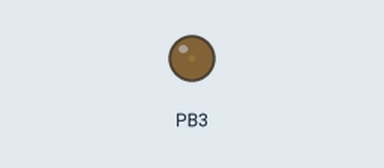
Bench run of a program on a simulated ATmega328P, built with avr-gcc and emulated at 16 MHz. On the bench: output pins drawn as LEDs (lit = HIGH).

Above: at 0.05 s.
At 0.65 s:
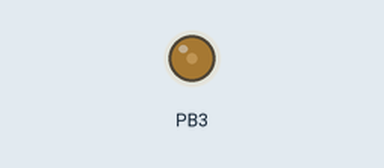
At 1.3 s:
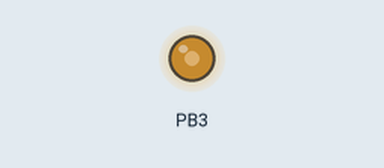
At 2.55 s:
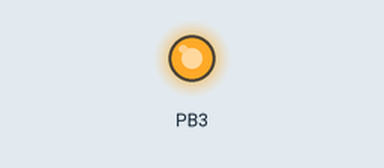
Timing chart, 0 to 5.9 s (numbered marks = the images above):
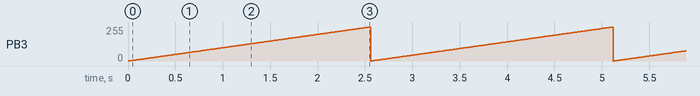

Measured:
- by itself, PB3: ramps from 0/255 to 255/255 and jumps back, once every 2.6 s

The program:

main.cpp
```cpp
/*
 * fast_pwm_led_control.cpp
 *
 * Created: 2024-04-05 오전 10:27:00
 * Author : 2
 */
#define F_CPU 16000000L
#include <avr/io.h>
#include <util/delay.h>


int main(void)
{
    /* Replace with your application code */
    DDRB |= (1<<PB3);
	//타이머 /카운터2번을 고속 PWM 모드로 설정
	TCCR2A |= (1<<WGM21) |(1<<WGM20);
	TCCR2A |= (1<<COM2A1); //비반전 모드
	TCCR2B |= (1<<CS22); //분주비64

	while (1)
    {
		for(int i =0; i<256; i++){
		OCR2A= i; // 듀티 사이클 설정
		_delay_ms(10);
		}
    }
}
```
